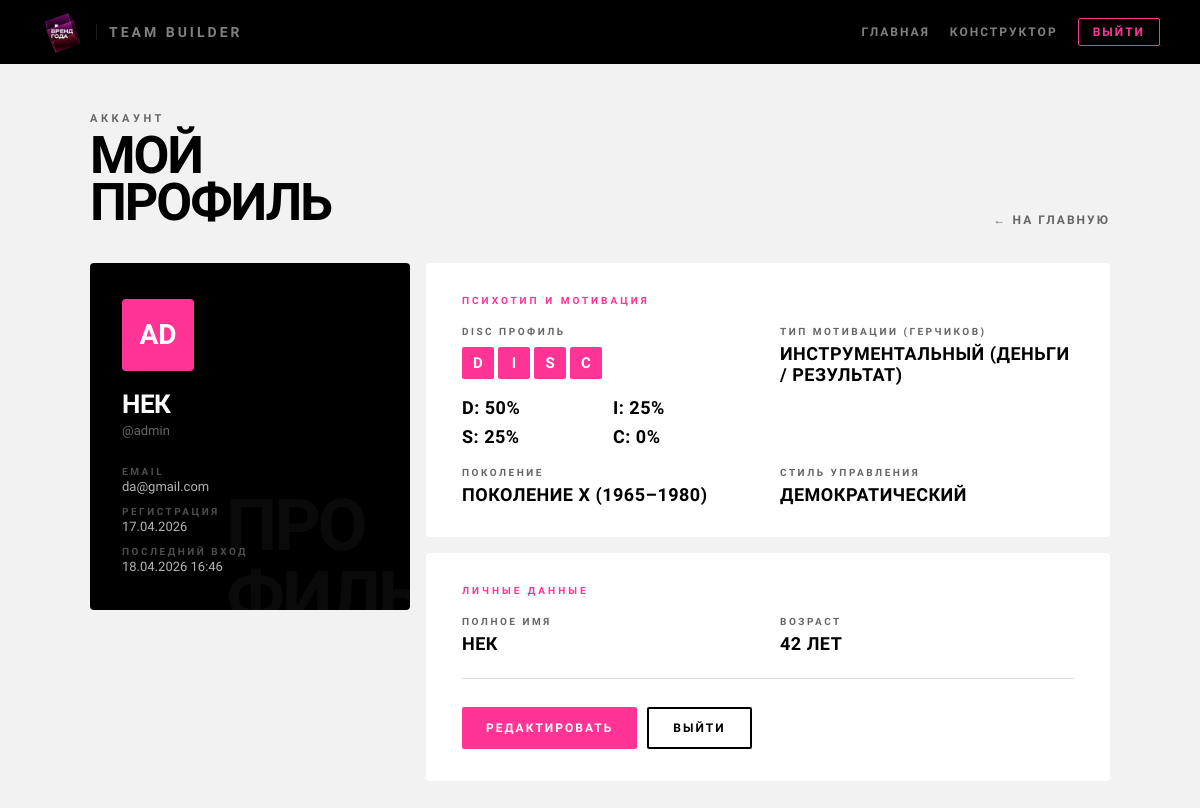
/profile/ (signed in), run on an earlier commit of the app's database.
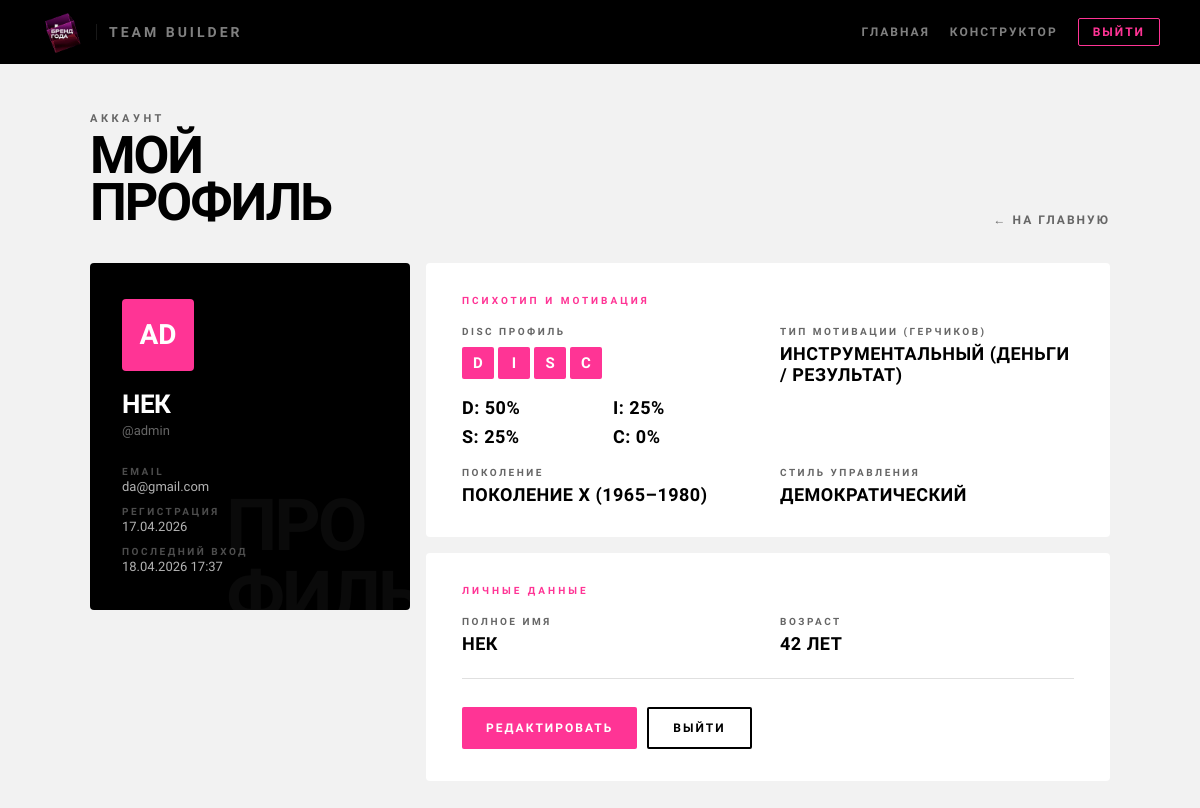
And on a later commit of the database.
### core/models.py (models this page shows, shortened)
class CustomUser(AbstractUser):
    is_manager  = models.BooleanField(default=True,  verbose_name="Руководитель")
    is_employee = models.BooleanField(default=False, verbose_name="Сотрудник")
    disc_profile = models.JSONField(
        null=True,
        blank=True,
        verbose_name="DISC профиль руководителя",
        help_text='{"D": 80, "I": 40, "S": 30, "C": 60}'
    )
    gerchikov_type = models.CharField(
        max_length=50,
        choices=GERCHIKOV_CHOICES,
        null=True,
        blank=True,
        verbose_name="Тип мотивации по Герчикову"
    )
    age        = models.PositiveIntegerField(null=True, blank=True, verbose_name="Возраст")
    generation = models.CharField(
        max_length=10,
        choices=GENERATION_CHOICES,
        null=True,
        blank=True,
        verbose_name="Поколение"
    )
    leadership_style = models.CharField(
        max_length=50,
        choices=[
            ('authoritarian', 'Авторитарный'),
            ('democratic',    'Демократический'),
            ('coaching',      'Коучинг'),
            ('delegating',    'Делегирующий'),
        ],
        null=True,
        blank=True,
        verbose_name="Стиль управления"
    )
    role_style = models.TextField(blank=True, verbose_name="Описание стиля управления")
    class Meta:
        verbose_name        = "Пользователь"
        verbose_name_plural = "Пользователи"
    def get_generation_display(self):
        generations = {
            'X': 'Поколение X (1965–1980)',
            'BB': 'Бэби-бумеры (1944–1964)',
            'Y': 'Поколение Y / Миллениалы (1981–1996)',
            'Z': 'Поколение Z (1997–2012)',
            'Alpha': 'Поколение Alpha (2013+)',
        }
        return generations.get(self.generation, self.generation or 'Не указано')

### core/views.py (the view)
# urls.py: path('profile/', profile_view, name='profile'),
@login_required
def profile_view(request):
    user = request.user
    return render(request, 'profile.html', {'user': user})

### templates/profile.html (shortened to what the changed rows need)
{% load static %}
<!DOCTYPE html>
<html lang="ru">
<head>
    <link rel="stylesheet" href="{% static 'css/base.css' %}">
    <link rel="stylesheet" href="{% static 'css/profile.css' %}">
</head>
<body>
    <main class="page">
        <div class="page-header">
            <div>
                <h1 class="page-title">Мой<br>профиль</h1>
            </div>
        </div>
        <div class="profile-grid">
            <div class="identity-card">
                <div class="avatar-block">
                    {{ user.username|slice:":1"|upper }}{{ user.username|slice:"1:2"|upper }}
                </div>
                <div class="user-fullname">{{ user.get_full_name|default:user.username }}</div>
                <div class="user-username">@{{ user.username }}</div>
                <div class="meta-row">
                    <div class="meta-item">
                        <span class="meta-label">Email</span>
                        <span class="meta-value">{{ user.email|default:"—" }}</span>
                    </div>
                    <div class="meta-item">
                        <span class="meta-label">Регистрация</span>
                        <span class="meta-value">{{ user.date_joined|date:"d.m.Y" }}</span>
                    </div>
                    <div class="meta-item">
                        <span class="meta-label">Последний вход</span>
                        <span class="meta-value">{{ user.last_login|date:"d.m.Y H:i"|default:"—" }}</span>
                    </div>
                </div>
            </div>
            <div class="data-panel">
                <div class="section-card">
                    <div class="fields-grid">
                        <div class="field">
                            {% if user.disc_profile %}
                                <div class="disc-badge">
                                    <span class="disc-letter {% if 'D' in user.disc_profile %}active{% endif %}">D</span>
                                    <span class="disc-letter {% if 'I' in user.disc_profile %}active{% endif %}">I</span>
                                    <span class="disc-letter {% if 'S' in user.disc_profile %}active{% endif %}">S</span>
                                    <span class="disc-letter {% if 'C' in user.disc_profile %}active{% endif %}">C</span>
                                </div>
                                <div style="margin-top: 12px; display: grid; grid-template-columns: repeat(2, minmax(90px, 1fr)); gap: 8px;">
                                    <span class="field-value">D: {{ user.disc_profile.D }}%</span>
                                    <span class="field-value">I: {{ user.disc_profile.I }}%</span>
                                    <span class="field-value">S: {{ user.disc_profile.S }}%</span>
                                    <span class="field-value">C: {{ user.disc_profile.C }}%</span>
                                </div>
                            {% else %}
                                <span class="field-value empty">Надо пройти тест</span>
                                <a href="{% url 'profile_disc_test' %}" class="btn-primary" style="margin-top: 10px; align-self: flex-start;">Пройти тест</a>
                            {% endif %}
                        </div>
                        <div class="field">
                            <span class="field-label">Тип мотивации (Герчиков)</span>
                            <span class="field-value {% if not user.get_gerchikov_type_display %}empty{% endif %}">
                                {{ user.get_gerchikov_type_display|default:"Не указан" }}
                            </span>
                        </div>
                        <div class="field">
                            <span class="field-label">Поколение</span>
                            <span class="field-value {% if not user.generation %}empty{% endif %}">
                                {{ user.get_generation_display|default:"Будет определено после указания возраста" }}
                            </span>
                        </div>
                        <div class="field">
                            <span class="field-label">Стиль управления</span>
                            <span class="field-value {% if not user.get_leadership_style_display %}empty{% endif %}">
                                {{ user.get_leadership_style_display|default:"Не указан" }}
                            </span>
                        </div>
                    </div>
                </div>
                <div class="section-card">
                    <div class="fields-grid">
                        <div class="field">
                            <span class="field-label">Полное имя</span>
                            <span class="field-value {% if not user.get_full_name %}empty{% endif %}">
                                {{ user.get_full_name|default:"Не указано" }}
                            </span>
                        </div>
                        <div class="field">
                            <span class="field-label">Возраст</span>
                            <span class="field-value {% if not user.age %}empty{% endif %}">
                                {% if user.age %}{{ user.age }} лет{% else %}Не указан{% endif %}
                            </span>
                        </div>
                    </div>
                </div>
            </div>
        </div>
    </main>
</body>
</html>

What changed in the data, as far as the page shows it:
changed CustomUser "НЕК": last_login "18.04.2026 16:46" → "18.04.2026 17:37"
